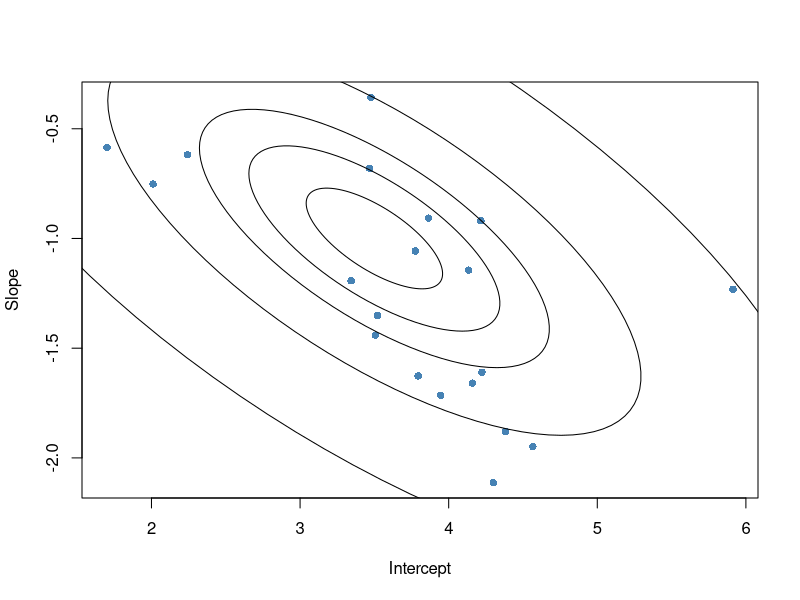

Write the R code that produced this figure.
#
# Adventure in Covariance
#

# 14.1 Varying slopes by construction
#

# Simulate the population
# (Data Generating Process)
#
# Average morging wait time (min)
a <- 3.5
# Average diverence afternoon wait time (min)
b <- (-1) 
# Standard deviation in intercepts 
sigma_a <- 1
# Standard deviation in slopes
sigma_b <- 0.5
# Correlation between intercepts and slopes
rho <- (-0.7)
# Population: 2D-Gaussian (means, variances, covariances)
#
# Mean Vector 
Mu <- c(a,b)
# Covariance Matrix
cov_ab <- sigma_a * sigma_b * rho
Sigma <- matrix(c(sigma_a^2, cov_ab, cov_ab, sigma_b^2), nrow = 2, ncol = 2)
# Alternative
sigmas <- c(sigma_a, sigma_b)
Rho <- matrix(c(1, rho, rho, 1), nrow = 2)
# Matrix multiply
Sigma <- diag(sigmas) %*% Rho %*% diag(sigmas)
# Number of cafes
N <- 20
# Sample from MVN
set.seed(5)
vary_effects <- MASS::mvrnorm(N, Mu, Sigma)
a_cafe <- vary_effects[,1]
b_cafe <- vary_effects[,2]
#
# Visualize
plot(a_cafe, b_cafe, xlab = "Intercept", ylab = "Slope", pch = 16, col =
     "steelblue")
library(ellipse)
sequence <- c(0.1, 0.3, 0.5, 0.8, 0.99)
for (l in sequence) {
    lines(ellipse(Sigma, centre = Mu, level = l), col = "black")
}
